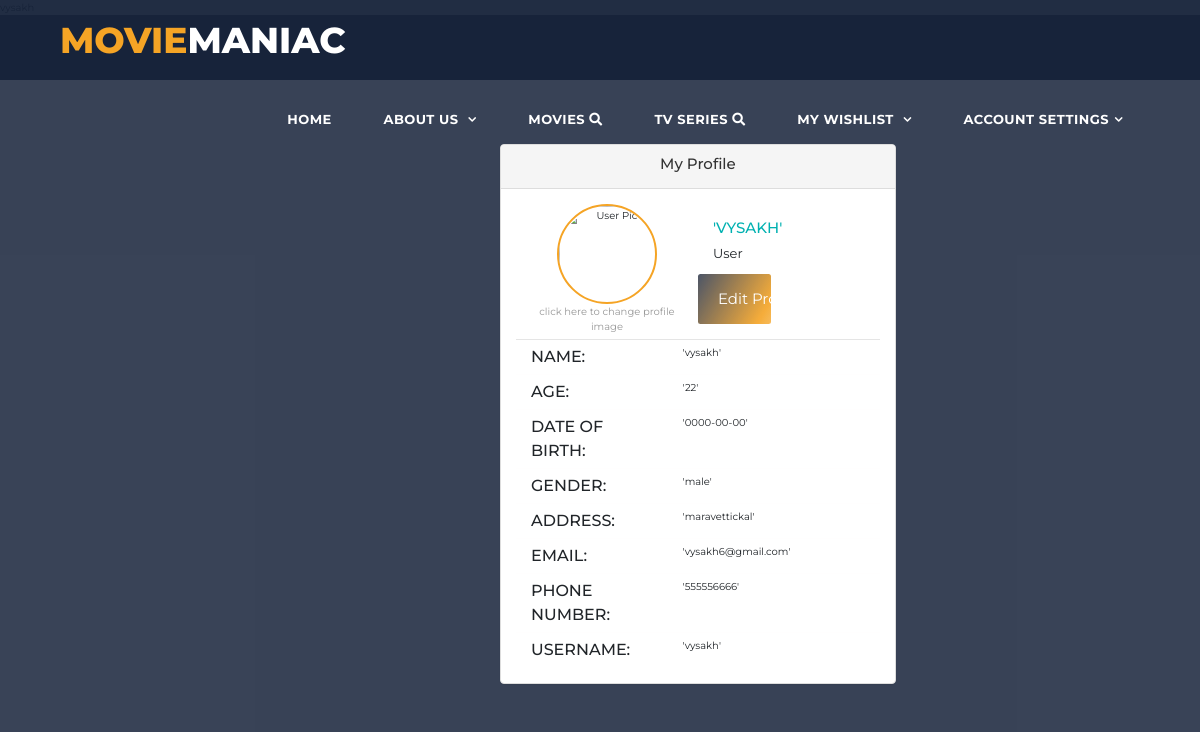
Screenshot of /myprofile.php (signed in) with the database file from the repository.
### tables this page shows
CREATE TABLE IF NOT EXISTS `register` (
  `name` varchar(20) NOT NULL,
  `age` int(3) NOT NULL,
  `dob` date NOT NULL,
  `gender` varchar(10) NOT NULL,
  `address` varchar(50) NOT NULL,
  `email` varchar(30) NOT NULL,
  `phno` int(10) NOT NULL,
  `username` varchar(20) NOT NULL,
  `password` varchar(20) NOT NULL
);

### myprofile.php (the view, shortened to what this page needs)
<?php
include("header.php");
include("conn.php");
if( $username=$_SESSION['username'])
  echo $username;
  $sql = "SELECT * FROM register WHERE username='$username'";
  $result=mysqli_query($conn, $sql);
  $r=mysqli_fetch_array($result);
?>
<!DOCTYPE html>
<html>
<head>
<link href="//maxcdn.bootstrapcdn.com/bootstrap/3.3.0/css/bootstrap.min.css" rel="stylesheet" id="bootstrap-css">
<link rel="stylesheet" href="myprofilestyle.css">
    <link rel="stylesheet" href="https://cdnjs.cloudflare.com/ajax/libs/font-awesome/5.11.2/css/all.css">
<link href="vendor/bootstrap/css/bootstrap.min.css" rel="stylesheet">
<link rel="stylesheet" href="assets/css/fontawesome.css">
<link rel="stylesheet" href="assets/css/templatemo-grad-school.css">
<link rel="stylesheet" href="assets/css/owl.css">
<link rel="stylesheet" href="assets/css/lightbox.css">
 <link rel="stylesheet" href="https://use.fontawesome.com/releases/v5.3.1/css/all.css">
</head>
<body>
  <section class="section main-banner" id="top" data-section="section1">
    <div class="video-overlay header-text">
    <div class="container">
	<div class="row">
       <div class="col-md-7 ">
<div class="panel panel-default">
  <div class="panel-heading"> <center> <h4 > My Profile</h4></center></div>
   <div class="panel-body">
    <div class="box box-info">
            <div class="box-body">
                     <div class="col-sm-6">
                     <div align="center"> <img alt="User Pic" src="https://x1.xingassets.com/assets/frontend_minified/img/users/nobody_m.original.jpg" id="profile-image1" class="img-circle img-responsive">
<div style="color:#999;" >click here to change profile image</div>
                </div>
                     </div>
              <br>
            </div>
            <div class="col-sm-6">
            <h4 style="color:#00b1b1;text-transform: uppercase"><?php echo "'".$r['name']."'"; ?> </h4></span>
              <span><p>User</p></span>
            </div>
            <div >
<button id="my" onclick="location.href = 'editmyprofile.php'" class="btn">Edit Profile</button></th>
</div>
            <div class="clearfix"></div>
            <hr style="margin:5px 0 5px 0;">
<div class="col-sm-5 col-xs-6 tital " >Name:</div><div class="col-sm-7 col-xs-6 "><?php echo "'".$r['name']."'"; ?></div>
     <div class="clearfix"></div>
<div class="bot-border"></div>
<div class="col-sm-5 col-xs-6 tital " >Age:</div><div class="col-sm-7"> <?php echo "'".$r['age']."'"; ?></div>
  <div class="clearfix"></div>
<div class="bot-border"></div>
<div class="col-sm-5 col-xs-6 tital " >Date Of Birth:</div><div class="col-sm-7"><?php echo "'".$r['dob']."'"; ?></div>
  <div class="clearfix"></div>
<div class="bot-border"></div>
<div class="col-sm-5 col-xs-6 tital " >Gender:</div><div class="col-sm-7"><?php echo "'".$r['gender']."'"; ?></div>
  <div class="clearfix"></div>
<div class="bot-border"></div>
<div class="col-sm-5 col-xs-6 tital " >Address:</div><div class="col-sm-7"><?php echo "'".$r['address']."'"; ?></div>
  <div class="clearfix"></div>
<div class="bot-border"></div>
<div class="col-sm-5 col-xs-6 tital " >Email:</div><div class="col-sm-7"><?php echo "'".$r['email']."'"; ?></div>
 <div class="clearfix"></div>
<div class="bot-border"></div>
<div class="col-sm-5 col-xs-6 tital " >Phone Number:</div><div class="col-sm-7"><?php echo "'".$r['phno']."'"; ?></div>
 <div class="clearfix"></div>
<div class="bot-border"></div>
<div class="col-sm-5 col-xs-6 tital " >Username:</div><div class="col-sm-7"><?php echo "'".$r['username']."'"; ?></div>
<br>
<br>
          </div>
        </div>
        </div>
    </div>
    </div>
</div>
   </div>
  </section>
</body>
</html>

### myprofilestyle.css (style rules this page uses)
#profile-image1 { cursor: pointer; width: 100px; height: 100px; border:2px solid #f5a425 ; }
.tital { font-size:16px; font-weight:500; }
.bot-border { border-bottom:1px #fffefe solid; margin:5px 0 5px 0 }
.row { position: absolute; left: 500px; top: 100px; }
.col-sm-5 { text-transform: uppercase }
.btn { display: block; margin: 40px 0; width: 240px; height: 80px; border: none; background-color:#000000; color: rgb(15, 121, 241); font-size: 18px; border-radius: 6px; outline: none; cursor: pointer; transition: .3s linear; }

### assets/css/templatemo-grad-school.css (style rules this page uses)
body { font-family: 'Montserrat', sans-serif; }
p { font-size: 13px; line-height: 22px; }
.main-banner { position: relative; max-height: 100%; overflow: hidden; margin-bottom: -7px; }
.video-overlay { position: absolute; background-color: rgba(22,34,57,0.85); top: 0; left: 0; bottom: 7px; width: 100%; }

### myprofile.php (style rules this page uses)
#my { background-color: #f5a425; color: white; padding: 14px 20px; margin: 8px 0; border: none; cursor: pointer; width: 50%; opacity: 0.9; display: block; width: 20%; height: 50px; border: none; background: linear-gradient(120deg,#394357,#f5a425,#ffffff); background-size: 200%; color: #fff; outline: none; cursor: pointer; transition: .5s; font-size:15px; }

### rows the page displays
register: name "VYSAKH", name "vysakh", age "22", dob "0000-00-00", gender "male", address "maravettickal", email "vysakh6@gmail.com", phno "555556666", username "vysakh"
